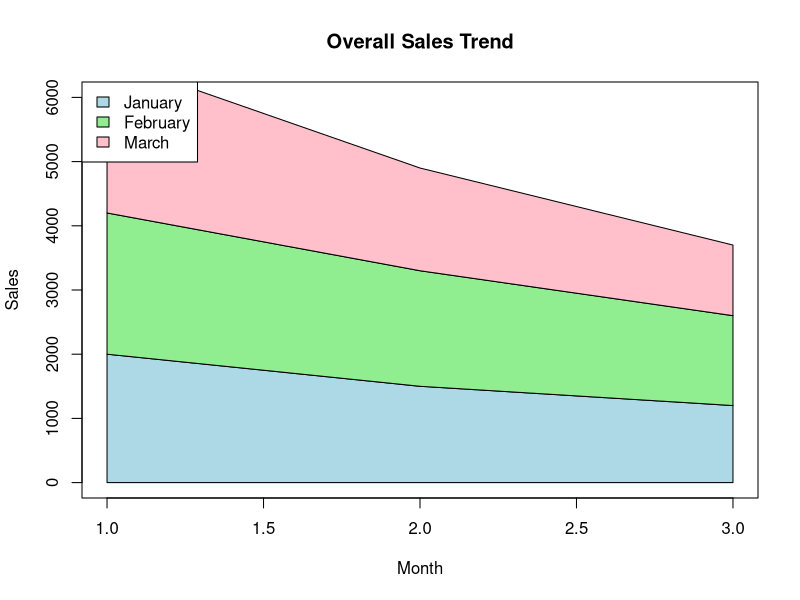

This figure's R source:
# Sales Data
jan <- c(2000,1500,1200)
feb <- c(2200,1800,1400)
mar <- c(2400,1600,1100)

months <- 1:3

plot(months, jan,
     type = "n",
     ylim = c(0,6000),
     xlab = "Month",
     ylab = "Sales",
     main = "Overall Sales Trend")

polygon(c(months, rev(months)),
        c(rep(0,3), rev(jan)),
        col = "lightblue")

polygon(c(months, rev(months)),
        c(jan, rev(jan + feb)),
        col = "lightgreen")

polygon(c(months, rev(months)),
        c(jan + feb, rev(jan + feb + mar)),
        col = "pink")

legend("topleft",
       legend = c("January","February","March"),
       fill = c("lightblue","lightgreen","pink"))
